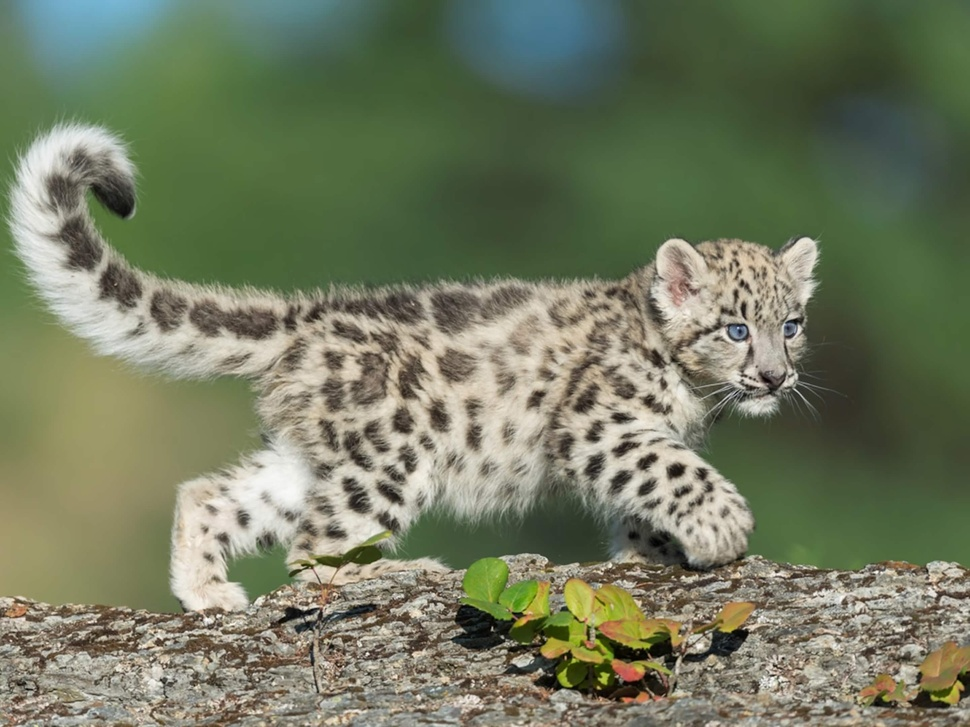
#> input picture Photos/snowcat.jpg, 970 x 727 px, shrunk from 2881 x 2160 before the run, found by its file name
$ python Day3_CV.py
#> lines starting #> are read from the running program, lines starting #| are printed output that depends on the picture; after the words box and inside, x2 and y2 are one past the last pixel; in counts of white or black regions, pixels touching at a corner belong together
import cv2 as cv

# Load image
img = cv.imread('Photos/snowcat.jpg')
#> img is the input picture: shape (727, 970, 3); mean B, G, R 95.9, 121.5, 114

# Convert to grayscale
gray = cv.cvtColor(img, cv.COLOR_BGR2GRAY)
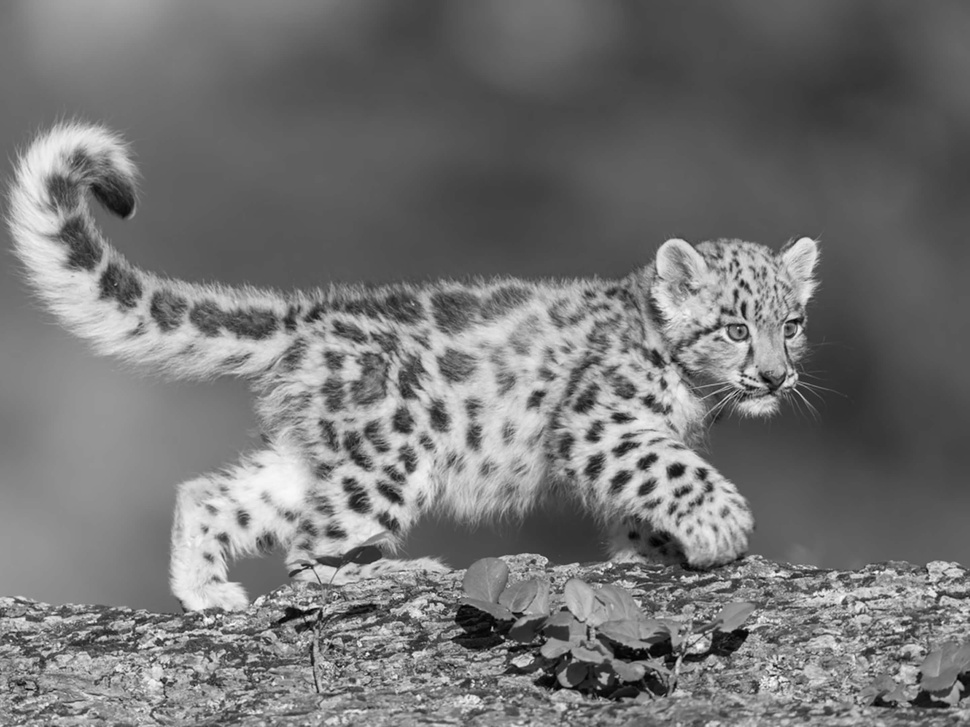
#> gray: shape (727, 970); min 0, max 254, mean 116.4

# Blur image
blur = cv.GaussianBlur(gray, (5,5), cv.BORDER_DEFAULT)

# Edge detection
edges = cv.Canny(blur, 50, 150)
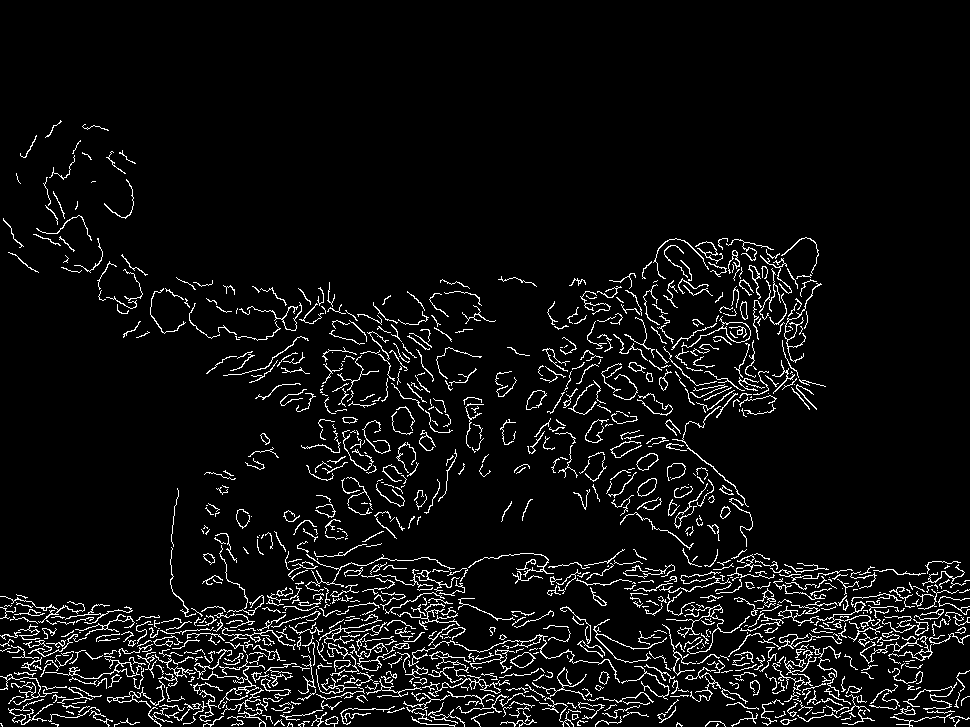
#> edges: shape (727, 970); 5.9% white in thin lines or dots, all inside (x1, y1, x2, y2) = (0, 120, 970, 727)

cv.imshow("Original", img)
cv.imshow("Edges", edges)

cv.waitKey(0)
cv.destroyAllWindows()
